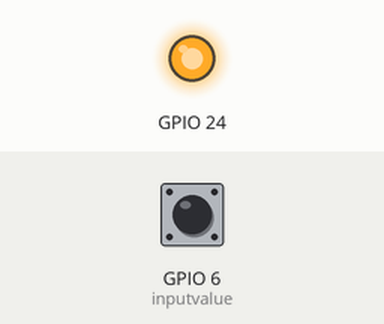
Simulated run of this program. Board: Raspberry Pi (BCM pin numbers). Parts: output pins drawn as LEDs (lit = HIGH). The test bench sets the inputs (shaded band); at power-on: GPIO 6 (inputvalue) LOW.

Above: at 1.2 s.
1.3 s: GPIO 6 (inputvalue) pulled HIGH for 0.15 s
At 1.37 s:
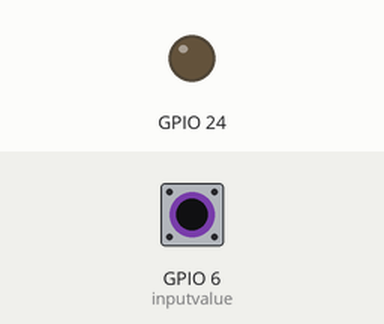
2.9 s: GPIO 6 (inputvalue) pulled HIGH for 3.2 s
At 7.0 s:
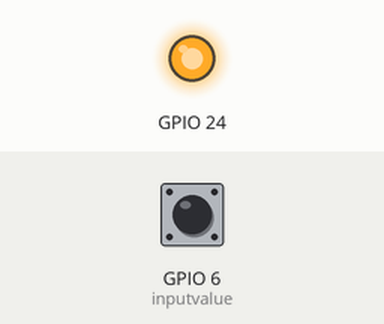
Timing chart, 0 to 8.5 s (numbered marks = the images above; inputs shaded):
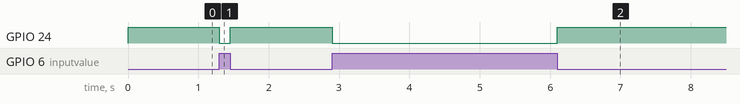

Measured:
- after the input at 1.3 s, GPIO 24: HIGH → LOW at once, → HIGH 0.15 s later
- after the input at 2.9 s, GPIO 24: HIGH → LOW at once, → HIGH 3.2 s later

The program:

switch_led.py
```python
import RPi.GPIO as GPIO
from time import sleep
GPIO.setmode(GPIO.BCM)
GPIO.setup(6,GPIO.IN,pull_up_down=GPIO.PUD_DOWN)
GPIO.setup(24,GPIO.OUT)
while True:
    inputvalue=GPIO.input(6)
    if(inputvalue ==True):
        GPIO.output(24,GPIO.LOW)
    else:
        GPIO.output(24,GPIO.HIGH)
```
